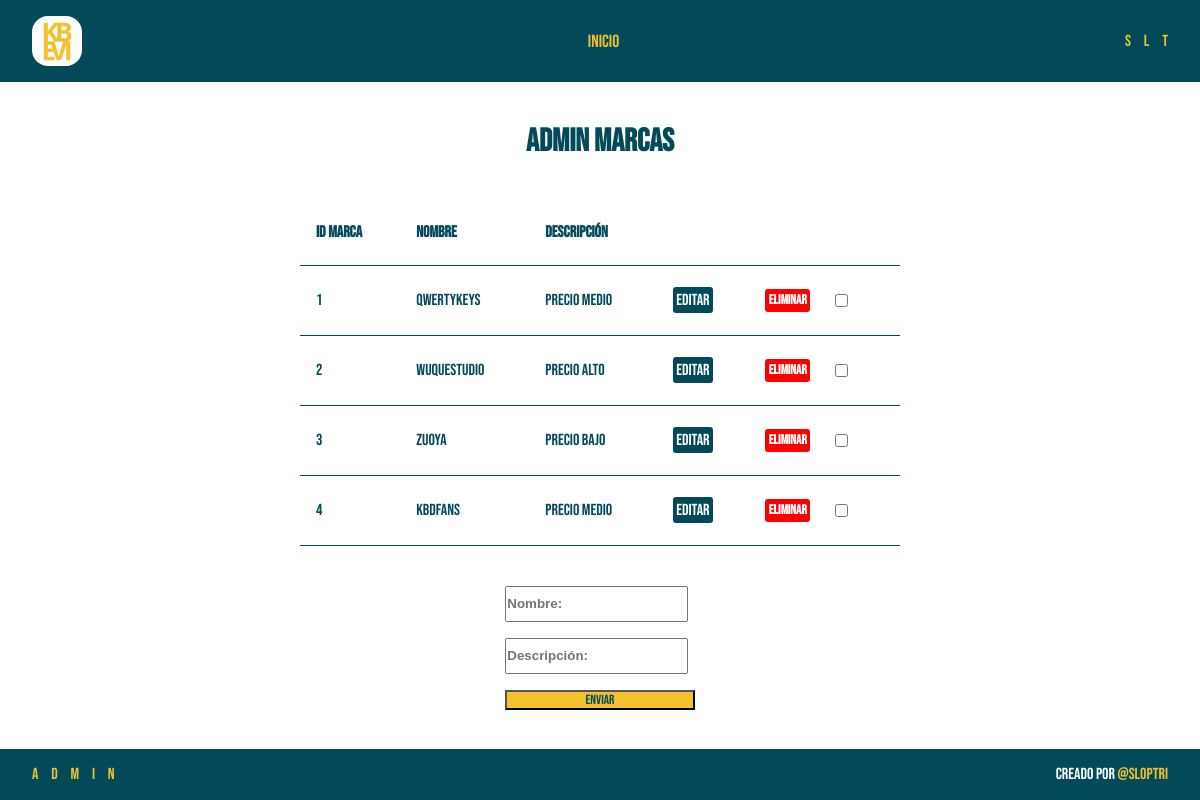
/admin/marcas/admin_marcas.php, run on the app's committed database.
### tables this page shows
CREATE TABLE `marca` (
  `IdMarca` int(10) NOT NULL,
  `Nombre` varchar(40) NOT NULL,
  `Descripción` varchar(100) NOT NULL
);

### admin/marcas/admin_marcas.php (the view, shortened to what this page needs)
<?php
    $con = connection();
    $sql = "SELECT * FROM marca";
    $query = mysqli_query($con,$sql);
?>
<!DOCTYPE html>
<html lang="en">
<head>
    <link rel="stylesheet" href="../../css/styles.css">
</head>
<body>
    <header class="header">
        <img class="header__logo" src="../../img/logo.png" alt="">
        <a href="../index.php" class="header__admin__a">Inicio</a>
        <p class="logo__text">
            <span class="logo__text__letter">S</span>
            <span class="logo__text__letter">L</span>
            <span class="logo__text__letter">T</span>
        </p>
    </header>
    <main class="main__admin">
        <div class="main__admin__text">
            <h1>ADMIN MARCAS</h1>
        </div>
        <div class="main__admin__db">
        <table class="main__admin__db__table">
                <tr class="main__admin__db__table__tr">
                    <td>Id Marca</td>
                    <td>Nombre</td>
                    <td>Descripción</td>
                    <td></td>
                </tr>
                <?php
                        while($row = mysqli_fetch_array($query)):
                    ?>
                <tr class="main__admin__db__table__tr">
                    <td><?=$row['IdMarca']?></td>
                    <td><?=$row['Nombre']?></td>
                    <td><?=$row['Descripción']?></td>
                    <td><a href="update_marca.php?id=<?= $row['IdMarca']?>" class="main__admin__db__table__edit">Editar</a></td>
                    <td>
                        <form action="delete_marca.php" method="post" class="main__admin__db__table__seguro">
                            <button type="submit" class="main__admin__db__table__delete">Eliminar</button>
                            <input type="checkbox" name="seguro" class="main__admin__db__table__delete__seguro">
                        </form>
                    </td>
                </tr>
                <?php endwhile ?>
            </table>
        </div>
        <div class="main__admin__container">
            <form action="create_marca.php" method="POST">
                <article>
                    <input type="text" name="Nombre" required  class="main__admin__container__form" placeholder="Nombre:"><br><br>
                </article>
                <article>
                    <input type="text" name="Desc" required  class="main__admin__container__form" placeholder="Descripción:"><br><br>
                </article>
                <button type="submit" class="main__admin__container__form__buttom">Enviar</button>
            </form>
        </div>
    </main>
    <footer class="footer">
        <p class="logo__text">
            <span class="logo__text__letter">A</span>
            <span class="logo__text__letter">D</span>
            <span class="logo__text__letter">M</span>
            <span class="logo__text__letter">I</span>
            <span class="logo__text__letter">N</span>
        </p>
        <p class="footer__container__text">Creado por <a href="#">@Sloptri</a></p>
    </footer>
</body>
</html>

### css/styles.css (style rules this page uses)
* { box-sizing: border-box; margin: 0; padding: 0; }
body { height: 100svh; display: flex; flex-direction: column; }
p, a, h1,td,button { font-family: "Bebas Neue", sans-serif; }
img { width: 100%; height: 100%; }
a { text-decoration: none; color: #024959; }
.logo__text { display: flex; gap: .8rem; color: #F2C12E; }
.logo__text__letter { transition: .3s color; }
.header { display: flex; justify-content: space-between; align-items: center; background-color: #024959; padding: 1rem 2rem; }
.header__logo { width: 50px; height: 50px; border-radius: 1rem; }
.main__admin { display: grid; grid-template-columns: 7fr; flex-grow: 1; }
.footer__container__text a { color: #F2C12E; }
.footer__container__text { color: #ffffff; }
.footer { background-color:#024959; padding: 1rem 2rem; display: flex; flex-direction: row; justify-content: space-between; }
.main__admin__container { display: flex; flex-direction: column; align-items: center; justify-content: center; font-family: Arial, Helvetica, sans-serif; }
.main__admin__container__form { width: 100%; color: #024959; font-weight: bold; }
form { display: flex; flex-direction: column; row-gap: 1rem; color: #024959; }
article { display: flex; column-gap: .4rem; }
.main__admin__container__form__buttom { color: #024959; background-color: #F2C12E; }
.main__admin__text { display: flex; justify-content: center; align-items: center; font-family: Arial, Helvetica, sans-serif; color: #024959; }
.header__admin__a { color:#F2C12E; font-size: 1.1rem; transition: .3s font-size,color; }
.main__admin__db { display: flex; justify-content: center; }
.main__admin__db__table { width: 50%; border-collapse: collapse; color: #024959; }
.main__admin__db__table__tr { border: 1px solid transparent; border-bottom: 1px solid #024959; }
.main__admin__db__table__tr:first-child { font-weight: bold; }
.main__admin__db__table__tr td { padding: 15px; }
.main__admin__db__table__edit { color: white; background-color: #024959; border-radius: 3px; padding: 3.5px; }
.main__admin__db__table__delete { color: white; background-color: red; border-radius: 3px; padding: 3.5px; border: none; font-weight: bold; }
.main__admin__db__table__seguro { display: flex; flex-direction: row; }
.main__admin__db__table__delete__seguro { margin-left: 25px; }

### data on the page
marca: IdMarca "1", Nombre "QwertyKeys", Descripción "Precio Medio"
marca: IdMarca "2", Nombre "WuqueStudio", Descripción "Precio Alto"
marca: IdMarca "3", Nombre "Zuoya", Descripción "Precio Bajo"
marca: IdMarca "4", Nombre "KBDfans", Descripción "Precio Medio"
